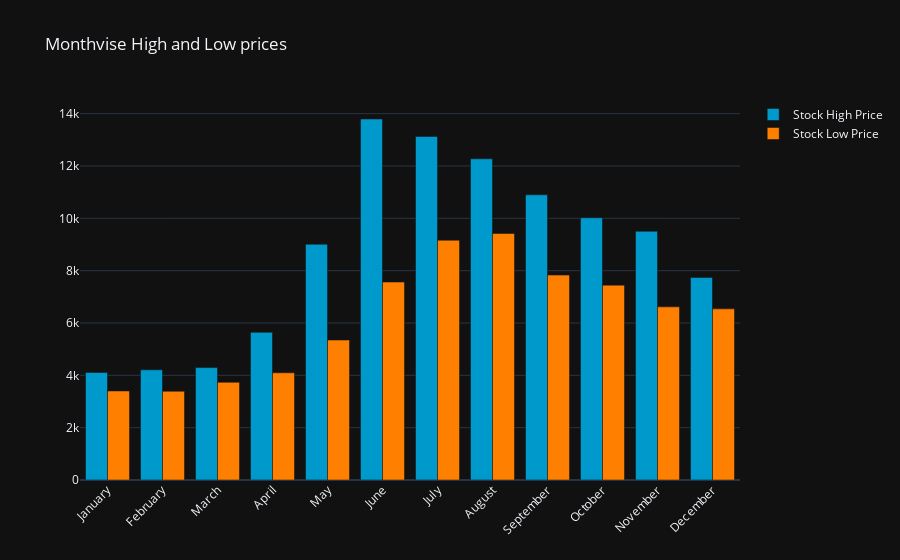

The notebook cell this image was saved under:
### Code cell
y_2019.groupby(y_2019['Date'].dt.strftime('%B'))['Low'].min()
monthvise_high = y_2019.groupby(maindf['Date'].dt.strftime('%B'))['High'].max()
monthvise_high=monthvise_high.reindex(new_order,axis=0)

monthvise_low=y_2019.groupby(y_2019['Date'].dt.strftime('%B'))['Low'].min()

fig=go.Figure()
fig.add_trace(go.Bar(
    x=monthvise_high.index,
    y=monthvise_high,
    name='Stock High Price',
    marker_color='rgb(0, 153, 204)'
))

fig.add_trace(go.Bar(
    x=monthvise_low.index,
    y=monthvise_low,
    name='Stock Low Price',
    marker_color='rgb(255, 128, 0)'
))
fig.update_layout(barmode='group',xaxis_tickangle=-45,title='Monthvise High and Low prices',)
fig.show()

### Figure 1 — Plotly figure (JSON) as saved in the notebook; plotly's stock layout.template omitted (floating-point values rounded to 4 significant figures)
{"data": [{"marker": {"color": "rgb(0, 153, 204)"}, "name": "Stock High Price", "x": ["January", "February", "March", "April", "May", "June", "July", "August", "September", "October", "November", "December"], "y": [4109.0, 4211.0, 4297.0, 5642.0, 9008.0, 13800.0, 13130.0, 12270.0, 10900.0, 10020.0, 9505.0, 7743.0], "type": "bar"}, {"marker": {"color": "rgb(255, 128, 0)"}, "name": "Stock Low Price", "x": ["April", "August", "December", "February", "January", "July", "June", "March", "May", "November", "October", "September"], "y": [4097.0, 9422.0, 6540.0, 3391.0, 3401.0, 9163.0, 7564.0, 3734.0, 5348.0, 6617.0, 7447.0, 7831.0], "type": "bar"}], "layout": {"xaxis": {"tickangle": -45}, "barmode": "group", "title": {"text": "Monthvise High and Low prices"}}}
